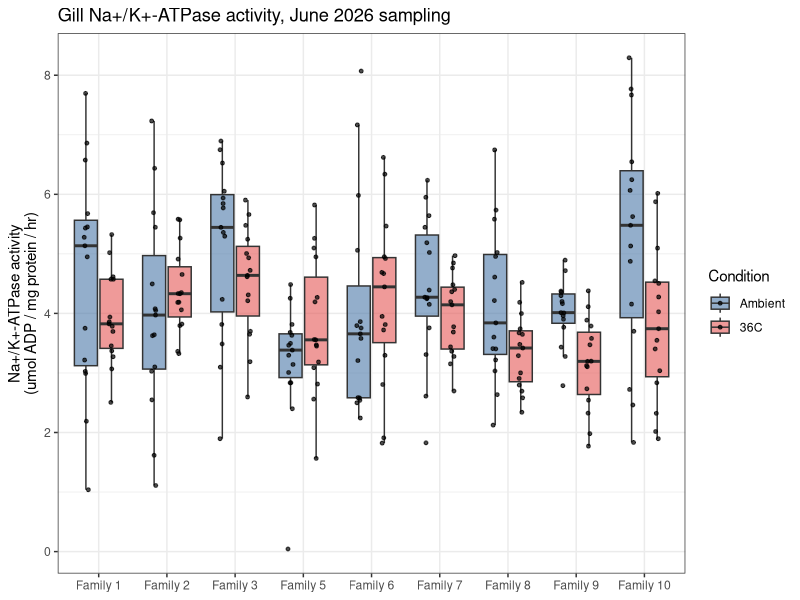

The R script that drew this image:
## ---- chunk 1
knitr::opts_chunk$set(echo = TRUE, message = FALSE, warning = FALSE)
library(tidyverse)
## ---- chunk 2
atpase <- read_tsv("../data/202606-sampling.tsv") %>%
  rename(ATPase = `ATPase (umol ADP/mg protein/hr)`)

sampling_log <- read_csv("../../sampling-event-metadata/june-2026/sampling-log.csv") %>%
  select(`Tube ID`, Condition, `Oyster Family ID`, `Oyster ID`)

nak <- atpase %>%
  left_join(sampling_log, by = "Tube ID") %>%
  mutate(
    Family = factor(`Oyster Family ID`,
                    levels = paste("Family", sort(as.integer(str_remove(unique(`Oyster Family ID`), "Family "))))),
    Condition = factor(Condition, levels = c("Ambient", "36C"))
  )

# every assayed tube should match a sampling-log entry
stopifnot(!any(is.na(nak$Condition)))

count(nak, Condition, Family)
## ---- chunk 3
ggplot(nak, aes(x = Family, y = ATPase, fill = Condition)) +
  geom_boxplot(outlier.shape = NA, alpha = 0.6) +
  geom_point(position = position_jitterdodge(jitter.width = 0.15), size = 1, alpha = 0.7) +
  scale_fill_manual(values = c(Ambient = "#4C78A8", `36C` = "#E45756")) +
  labs(x = NULL,
       y = "Na+/K+-ATPase activity\n(umol ADP / mg protein / hr)",
       title = "Gill Na+/K+-ATPase activity, June 2026 sampling") +
  theme_bw()
